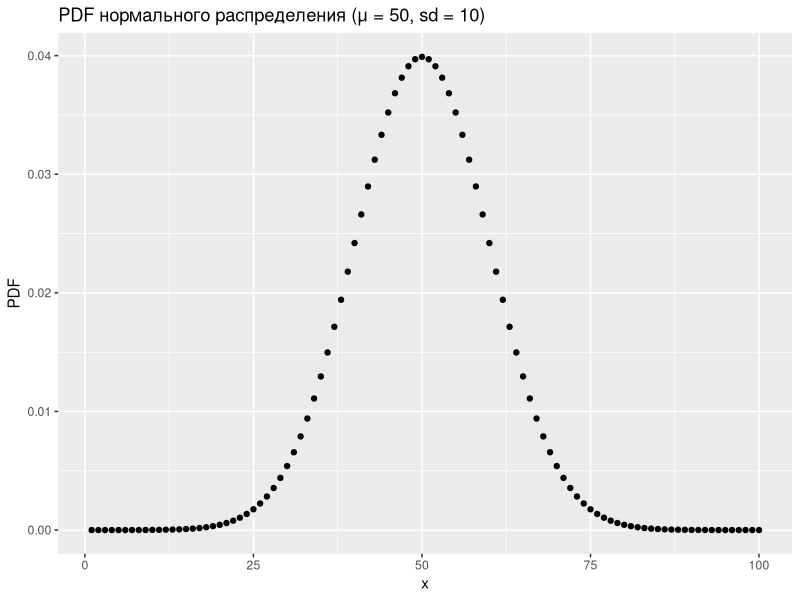
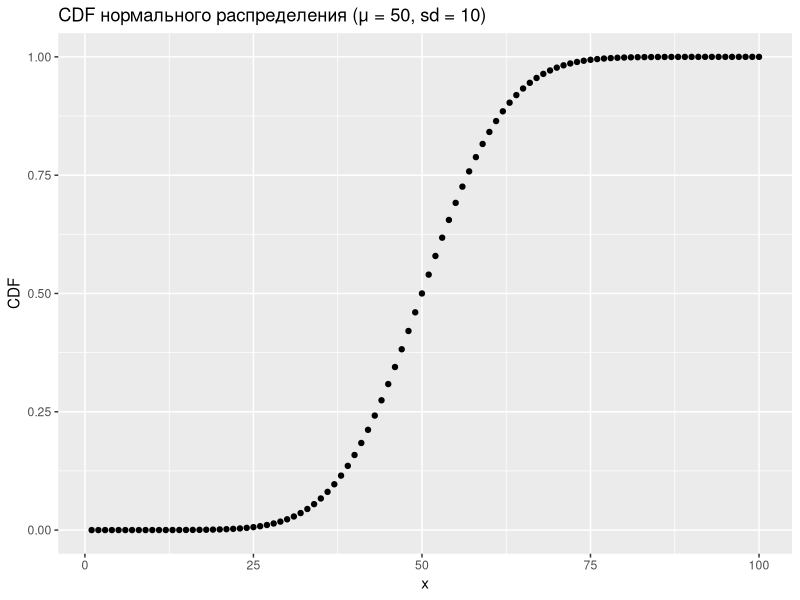
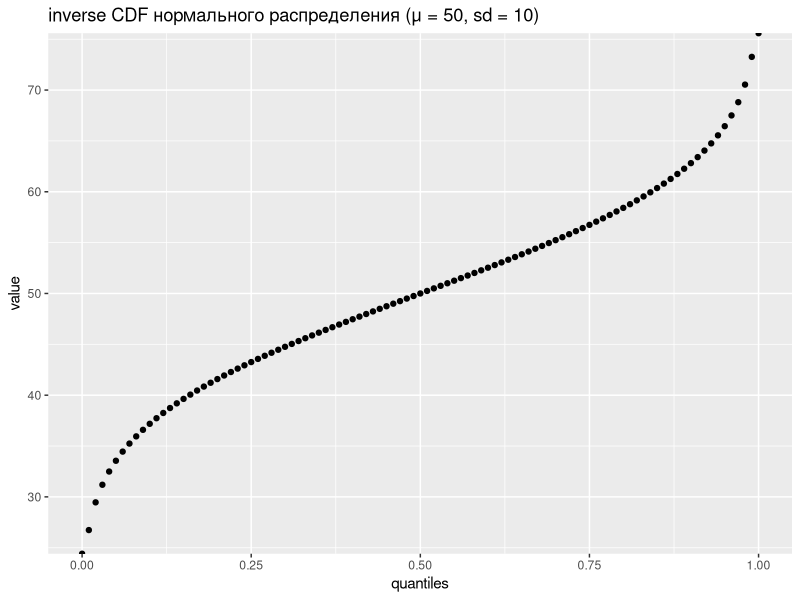
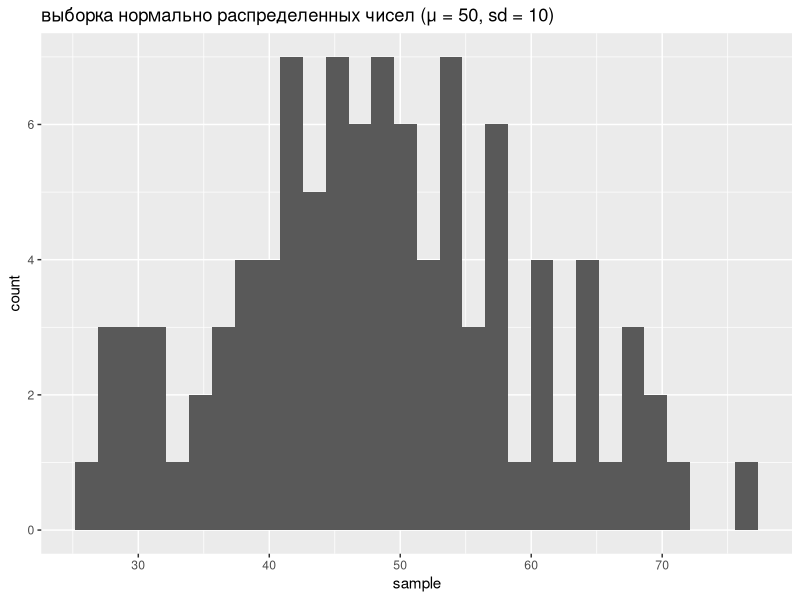

Here is the R script that generated these plots, in order:
library('tidyverse')

data_frame(x = 1:100,
           PDF = dnorm(x = x, mean = 50, sd = 10)) %>% 
  ggplot(aes(x, PDF))+
  geom_point()+
  labs(title = "PDF нормального распределения (μ = 50, sd = 10)")

pnorm(30, mean = 50, sd = 10)

data_frame(x = 1:100,
           CDF = pnorm(x, mean = 50, sd = 10)) %>% 
  ggplot(aes(x, CDF))+
  geom_point()+
  labs(title = "CDF нормального распределения (μ = 50, sd = 10)")

qnorm(0.4, mean = 50, sd = 10)

data_frame(quantiles = seq(0, 1, by = 0.01),
           value = qnorm(quantiles, mean = 50, sd = 10)) %>% 
  ggplot(aes(quantiles, value))+
  geom_point()+
  labs(title = "inverse CDF нормального распределения (μ = 50, sd = 10)")

data_frame(sample = rnorm(100, mean = 50, sd = 10)) %>% 
  ggplot(aes(sample))+
  geom_histogram()+
  labs(title = "выборка нормально распределенных чисел (μ = 50, sd = 10)")

qnorm(0.25, mean = 20, sd = 90)
qnorm(0.97)
